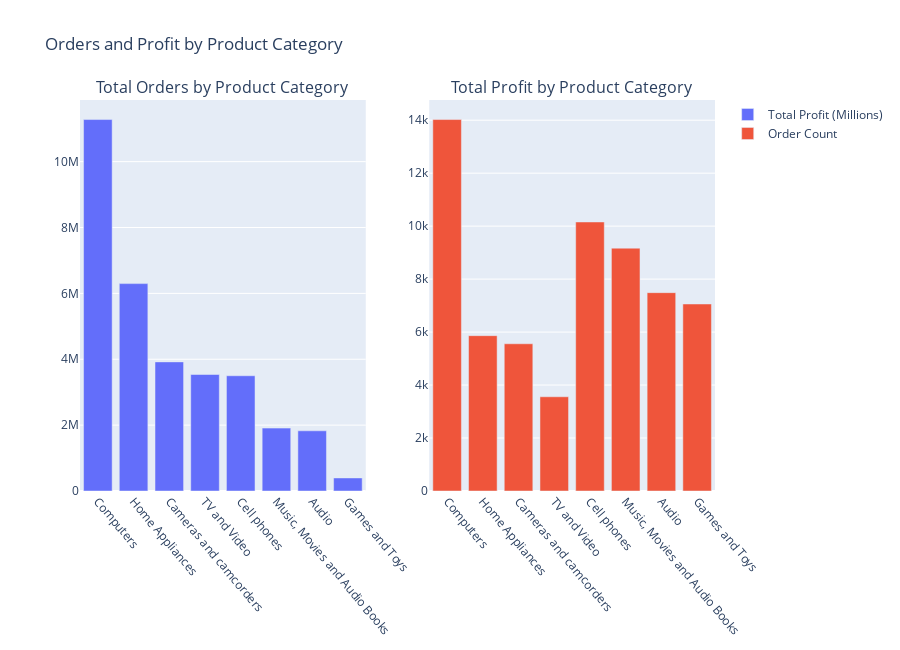

The notebook cell saved with this chart:
### Code cell
fig = make_subplots(rows=1, cols=2, subplot_titles=('Total Orders by Product Category', 'Total Profit by Product Category')) 

orders_fig = px.bar(category_sales_df, x='Category', y='Order Count')

profit_fig  = px.bar(category_sales_df, x='Category', y='Total Profit')


fig.add_trace(go.Bar(x=category_sales_df['Category'], y=category_sales_df['Total Profit'], name="Total Profit (Millions)"), row=1, col=1)
fig.add_trace(go.Bar(x=category_sales_df['Category'], y=category_sales_df['Order Count'], name="Order Count"), row=1, col=2)


fig.update_layout(height=650, title_text="Orders and Profit by Product Category")
fig.update_xaxes(tickangle=50) 

fig.show()

### Figure 1 — Plotly figure (JSON) as saved in the notebook; plotly's stock layout.template omitted (floating-point values rounded to 4 significant figures)
{"data": [{"name": "Total Profit (Millions)", "type": "bar", "x": ["Computers", "Home Appliances", "Cameras and camcorders", "TV and Video", "Cell phones", "Music, Movies and Audio Books", "Audio", "Games and Toys"], "xaxis": "x", "y": [11280000.0, 6296000.0, 3920000.0, 3537000.0, 3499000.0, 1909000.0, 1828000.0, 396700.0], "yaxis": "y"}, {"name": "Order Count", "type": "bar", "x": ["Computers", "Home Appliances", "Cameras and camcorders", "TV and Video", "Cell phones", "Music, Movies and Audio Books", "Audio", "Games and Toys"], "xaxis": "x2", "y": [14025, 5865, 5559, 3558, 10158, 9169, 7489, 7061], "yaxis": "y2"}], "layout": {"annotations": [{"font": {"size": 16}, "showarrow": false, "text": "Total Orders by Product Category", "x": 0.225, "xanchor": "center", "xref": "paper", "y": 1, "yanchor": "bottom", "yref": "paper"}, {"font": {"size": 16}, "showarrow": false, "text": "Total Profit by Product Category", "x": 0.775, "xanchor": "center", "xref": "paper", "y": 1, "yanchor": "bottom", "yref": "paper"}], "height": 650, "title": {"text": "Orders and Profit by Product Category"}, "xaxis": {"anchor": "y", "domain": [0, 0.45], "tickangle": 50}, "xaxis2": {"anchor": "y2", "domain": [0.55, 1], "tickangle": 50}, "yaxis": {"anchor": "x", "domain": [0, 1]}, "yaxis2": {"anchor": "x2", "domain": [0, 1]}}}
